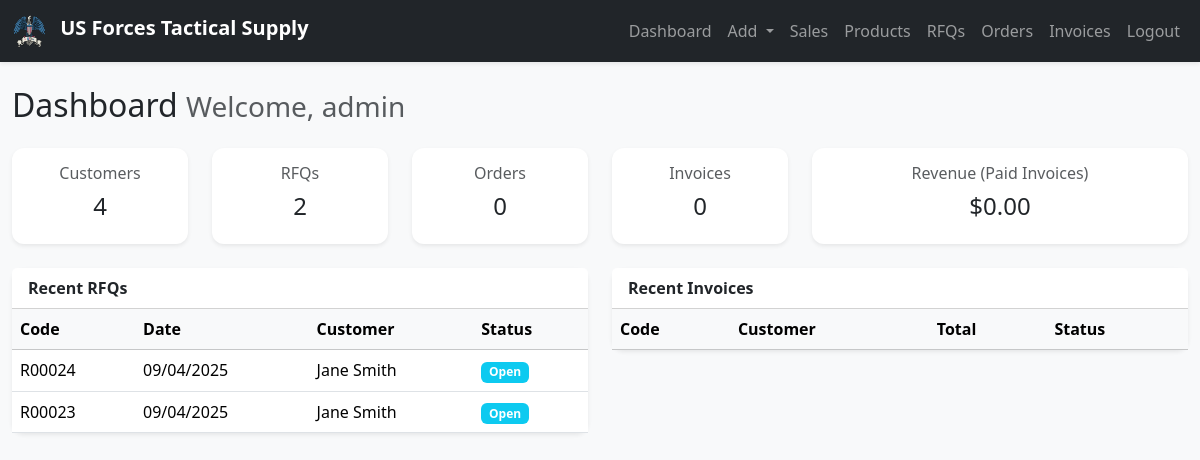
Before: /public/dashboard.php (signed in) with the older database file.
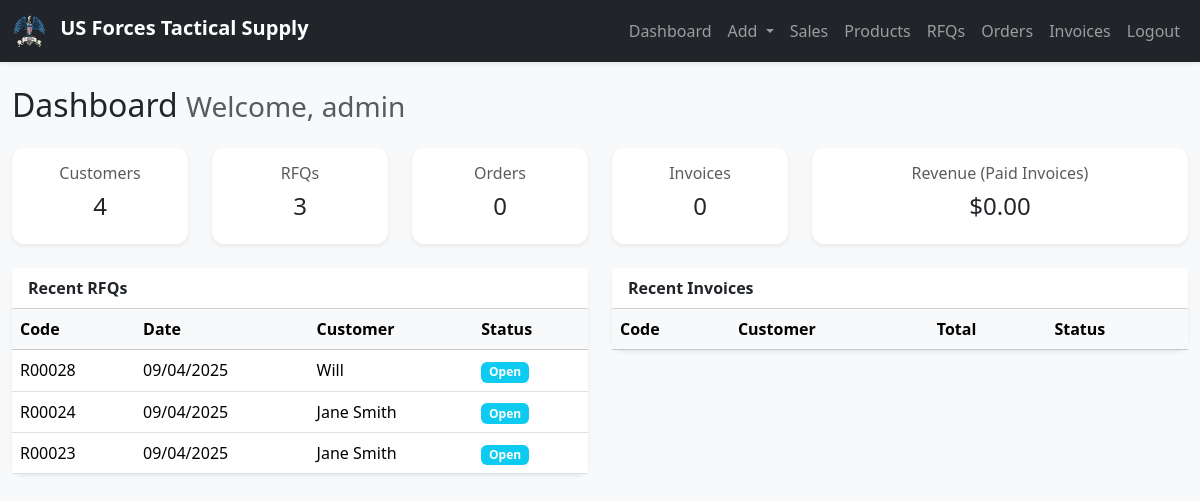
After: the same page with the newer database file.
### tables this page shows
CREATE TABLE `rfqs` (
  `id` int(11) NOT NULL,
  `code` varchar(20) DEFAULT NULL,
  `rfq_number` varchar(50) DEFAULT NULL,
  `rfq_title` varchar(150) DEFAULT NULL,
  `quote_date` date DEFAULT NULL,
  `validity` varchar(50) DEFAULT '5 Months',
  `lead_time` int(11) DEFAULT 0,
  `shipping` decimal(12,2) NOT NULL,
  `customer_id` int(11) DEFAULT NULL,
  `salesPerson_id` int(11) DEFAULT NULL,
  `billTo_id` int(11) DEFAULT NULL,
  `buyer_id` int(11) DEFAULT NULL,
  `shipTo_id` int(11) DEFAULT NULL,
  `status` enum('Open','Won','Lost') DEFAULT 'Open',
  `created_at` timestamp NOT NULL DEFAULT current_timestamp()
);

CREATE TABLE `customers` (
  `id` int(11) NOT NULL,
  `code` varchar(20) DEFAULT NULL,
  `name` varchar(100) NOT NULL,
  `title` varchar(150) DEFAULT NULL,
  `email` varchar(100) DEFAULT NULL,
  `phone` varchar(50) DEFAULT NULL,
  `address` text DEFAULT NULL,
  `created_at` timestamp NOT NULL DEFAULT current_timestamp()
);

### includes/auth.php (called while the page is built, shortened)
<?php
function is_logged_in()
{
    return isset($_SESSION['user_id']);
}

### public/dashboard.php (the view, shortened to what this page needs)
<?php
include("../includes/auth.php");
include("../templates/header.php");
include("../templates/navbar.php");
$total_customers = mysqli_fetch_row(mysqli_query($conn, "SELECT COUNT(*) FROM customers"))[0];
$total_rfqs = mysqli_fetch_row(mysqli_query($conn, "SELECT COUNT(*) FROM rfqs"))[0];
$total_orders = mysqli_fetch_row(mysqli_query($conn, "SELECT COUNT(*) FROM orders"))[0];
$total_invoices = mysqli_fetch_row(mysqli_query($conn, "SELECT COUNT(*) FROM invoices"))[0];
$total_revenue = mysqli_fetch_row(mysqli_query($conn, "SELECT IFNULL(SUM(total_amount),0) FROM invoices WHERE status='Paid'"))[0];
$recent_rfqs = mysqli_query($conn, "
    SELECT r.id, r.code, r.created_at, r.status, c.name AS customer
    FROM rfqs r
    JOIN customers c ON r.customer_id=c.id
    ORDER BY r.id DESC LIMIT 5
");
?>
<div class="container-fluid mt-4">
    <h2 class="mb-4">
        Dashboard
        <?php if (is_logged_in()) { ?>
            <small class="text-muted">Welcome, <?= htmlspecialchars($_SESSION['username']) ?></small>
        <?php } ?>
    </h2>
    <div class="row g-4 mb-4">
        <div class="col-md-2 col-6">
            <div class="card shadow-sm border-0 text-center">
                <div class="card-body">
                    <h6 class="text-muted">Customers</h6>
                    <h4><?= $total_customers ?></h4>
                </div>
            </div>
        </div>
        <div class="col-md-2 col-6">
            <div class="card shadow-sm border-0 text-center">
                <div class="card-body">
                    <h6 class="text-muted">RFQs</h6>
                    <h4><?= $total_rfqs ?></h4>
                </div>
            </div>
        </div>
        <div class="col-md-2 col-6">
            <div class="card shadow-sm border-0 text-center">
                <div class="card-body">
                    <h6 class="text-muted">Orders</h6>
                    <h4><?= $total_orders ?></h4>
                </div>
            </div>
        </div>
        <div class="col-md-2 col-6">
            <div class="card shadow-sm border-0 text-center">
                <div class="card-body">
                    <h6 class="text-muted">Invoices</h6>
                    <h4><?= $total_invoices ?></h4>
                </div>
            </div>
        </div>
        <div class="col-md-4 col-12">
            <div class="card shadow-sm border-0 text-center">
                <div class="card-body">
                    <h6 class="text-muted">Revenue (Paid Invoices)</h6>
                    <h4>$<?= number_format($total_revenue, 2) ?></h4>
                </div>
            </div>
        </div>
    </div>
    <div class="row g-4">
        <div class="col-md-6">
            <div class="card shadow-sm border-0">
                <div class="card-header bg-white fw-bold">Recent RFQs</div>
                <div class="card-body p-0">
                    <table class="table mb-0 table-hover align-middle">
                        <thead class="table-light">
                            <tr>
                                <th>Code</th>
                                <th>Date</th>
                                <th>Customer</th>
                                <th>Status</th>
                            </tr>
                        </thead>
                        <tbody>
                            <?php while ($r = mysqli_fetch_assoc($recent_rfqs)) { ?>
                                <tr onclick="window.location='../modules/rfq_edit.php?id=<?= $r['id'] ?>'"
                                    style="cursor:pointer;">
                                    <td><?= $r['code'] ?></td>
                                    <td><?= date("m/d/Y", strtotime($r['created_at'])) ?></td>
                                    <td><?= htmlspecialchars($r['customer']) ?></td>
                                    <td><span class="badge bg-info"><?= $r['status'] ?></span></td>
                                </tr>
                            <?php } ?>
                        </tbody>
                    </table>
                </div>
            </div>
        </div>
        <div class="col-md-6">
            <div class="card shadow-sm border-0">
                <div class="card-header bg-white fw-bold">Recent Invoices</div>
                <div class="card-body p-0">
                    <table class="table mb-0 table-hover align-middle">
                        <thead class="table-light">
                            <tr>
                                <th>Code</th>
                                <th>Customer</th>
                                <th>Total</th>
                                <th>Status</th>
                            </tr>
                        </thead>
                    </table>
                </div>
            </div>
        </div>
    </div>
</div>
<?php include("../templates/footer.php"); ?>

### templates/header.php (shortened to what this page needs)
<!DOCTYPE html>
<html lang="en">
<head>
    <link href="https://cdn.jsdelivr.net/npm/bootstrap@5.3.2/dist/css/bootstrap.min.css" rel="stylesheet">
    <link rel="stylesheet" href="https://cdn.jsdelivr.net/npm/bootstrap-icons@1.11.3/font/bootstrap-icons.min.css">
    <link href="/crm/assets/style.css" rel="stylesheet">
</head>
<body class="bg-light">

### templates/navbar.php (shortened to what this page needs)
<nav class="navbar navbar-expand-lg navbar-dark bg-dark shadow-sm">
    <div class="container-fluid">
        <a class="navbar-brand fw-bold" href="/crm/public/dashboard.php">
            <img src="/crm/assets/USFTS.png" alt="Logo" width="35" height="35"
                class="d-inline-block align-text-top me-2">
            US Forces Tactical Supply
        </a>
        <div class="collapse navbar-collapse" id="navbarNav">
            <ul class="navbar-nav ms-auto">
                <li class="nav-item"><a class="nav-link" href="/crm/public/dashboard.php">Dashboard</a></li>
                <li class="nav-item dropdown">
                    <a class="nav-link dropdown-toggle" href="#" id="addDropdown" role="button"
                        data-bs-toggle="dropdown" aria-expanded="false">
                        Add
                    </a>
                </li>
                <li class="nav-item"><a class="nav-link" href="/crm/modules/sales.php">Sales</a></li>
                <li class="nav-item"><a class="nav-link" href="/crm/modules/products.php">Products</a></li>
                <li class="nav-item"><a class="nav-link" href="/crm/modules/rfqs.php">RFQs</a></li>
                <li class="nav-item"><a class="nav-link" href="/crm/modules/orders.php">Orders</a></li>
                <li class="nav-item"><a class="nav-link" href="/crm/modules/invoices.php">Invoices</a></li>
                <li class="nav-item"><a class="nav-link" href="/crm/public/logout.php">Logout</a></li>
            </ul>
        </div>
    </div>
</nav>

### templates/footer.php (shortened to what this page needs)
</body>
</html>

### assets/style.css (style rules this page uses)
body { font-family: 'Segoe UI', Tahoma, sans-serif; }
.card { border-radius: 12px; }

Changed rows visible on the page:
added rfqs: code "R00028", created_at "09/04/2025", customer.name "Will", status "Open"
Other visible differences:
$total_rfqs: "2" → "3"
